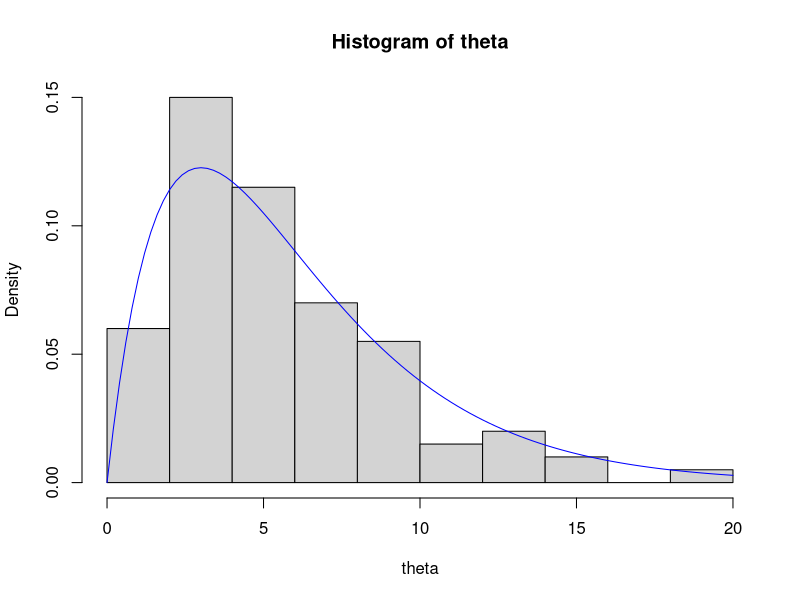

Source code (R):
set.seed(32)

m <- 100
a <- 2.0
b <- 1 / 3

theta <- rgamma(n = m, shape = a, rate = b)
head(theta)

hist(theta, freq = FALSE) # freq = FALSE -- probability distribition instead of counts

# compare to the analytical distribution
curve(
    dgamma(x, shape = a, rate = b),
    col = "blue",
    add = TRUE
) # x refers to the x-axis

# Monte Carlo approximation of dgamma expectation
mean(theta)
# real dgamma expectation
a / b

# Monte Carlo approximation of dgamma variation
var(theta)
# real dgamma variation
a / b^2

# let's approximate the probability that theta < 5
indicator <- theta < 5 # indicator variable
head(indicator) # TRUE FALSE TRUE FALSE TRUE FALSE

mean(indicator) # R converts TRUE FALSE into 1 and 0

# true probability of theta < 5
pgamma(q = 5, shape = a, rate = b)

# Monte Carlo approximation
quantile(theta, probs = 0.9)
# real quantile
qgamma(p = 0.9, shape = a, rate = b)